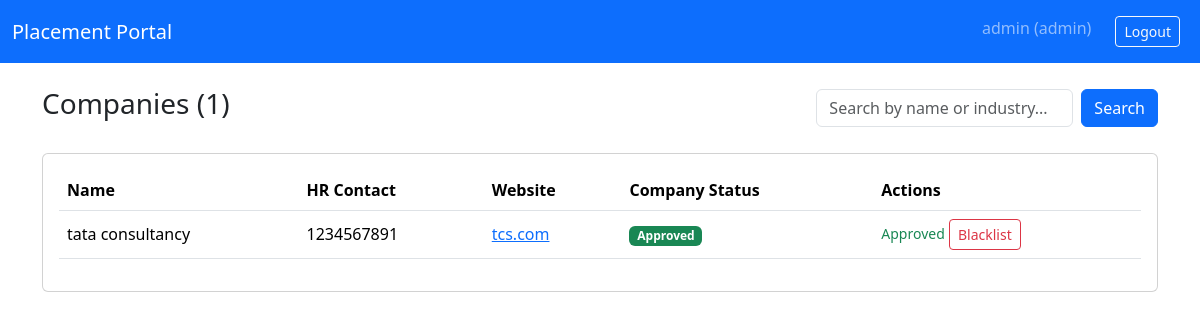
Page /admin/companies (signed in) on the earlier database version.
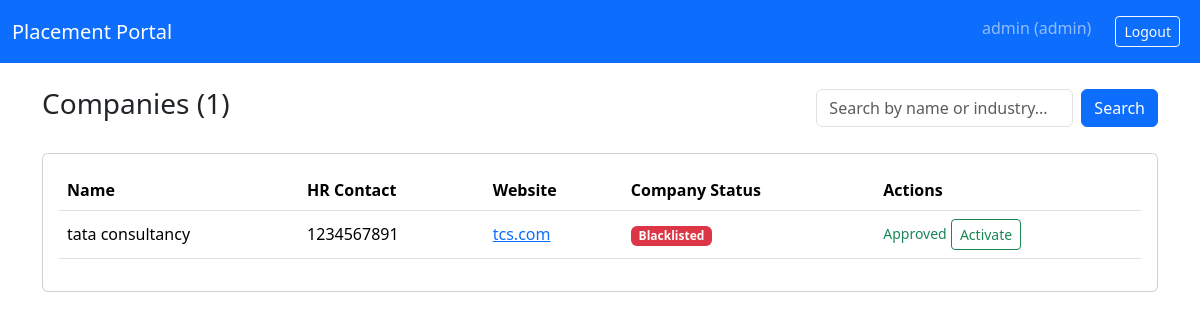
Same page on the later database version.
### models.py (models this page shows)
class Company(db.Model):
    __tablename__ = 'company'
    id = db.Column(db.Integer, primary_key=True)
    user_id = db.Column(db.Integer, db.ForeignKey('user.id', ondelete='CASCADE'), nullable=False, unique=True)
    name = db.Column(db.String(100), nullable=False)
    industry = db.Column(db.String(100))
    is_blacklisted = db.Column(db.Boolean, default=False)
    hr_contact = db.Column(db.String(100))
    website = db.Column(db.String(200))
    address = db.Column(db.Text)
    is_approved = db.Column(db.Boolean, default=False)
    created_at = db.Column(db.DateTime, default=datetime.utcnow)

### app.py (the view, shortened to what this page needs)
@app.route("/admin/companies")
@login_required
def admin_companies():
    role_required(UserRole.ADMIN)
    query = request.args.get('q', '').strip().lower()
    companies = Company.query
    companies = companies.order_by(Company.created_at.desc()).all()
    return render_template("admin/companies.html", companies=companies, search_query=query)

### app.py (called while the page is built)
@login_manager.user_loader
def load_user(user_id):
    return User.query.get(int(user_id))

def role_required(role: UserRole):
    if (not current_user.is_authenticated) or (current_user.role != role):
        abort(403)

@app.context_processor
def inject_profile_status():
    def get_profile_status(user):
        if user.role != UserRole.STUDENT:
            return "complete"
        student = user.student[0]
        if not student:
            return "incomplete"
        score = 0
        if student.full_name: score += 1
        if student.branch: score += 1
        if student.skills: score += 1
        if student.resume_path: score += 2
        if score >= 4: return "complete"
        elif score >= 2: return "partial"
        return "incomplete"
    return dict(get_profile_status=get_profile_status)

### templates/admin/companies.html (shortened to what this page needs)
{% extends "base.html" %}
{% block content %}
<div class="d-flex justify-content-between align-items-center mb-4">
  <h3>Companies ({{ companies|length }})</h3>
  <form method="get" class="d-flex">
    <input name="q" value="{{ search_query }}" placeholder="Search by name or industry..." class="form-control me-2">
    <button class="btn btn-primary">Search</button>
  </form>
</div>
<div class="card">
  <div class="card-body table-responsive">
    <table class="table table-hover align-middle">
      <thead>
      <tr>
        <th>Name</th>
        <th>HR Contact</th>
        <th>Website</th>
        <th>Company Status</th>
        <th>Actions</th>
      </tr>
      </thead>
      <tbody>
      {% for c in companies %}
        <tr>
          <td>{{ c.name }}</td>
          <td>{{ c.hr_contact or '-' }}</td>
          <td>
            {% if c.website %}
              <a href="{{ c.website }}" target="_blank">{{ c.website }}</a>
            {% else %}-{% endif %}
          </td>
          <td>
              {% if c.is_blacklisted %}
              <span class="badge bg-danger">
              Blacklisted
              {% else %}
              <span class="badge bg-{{ 'success' if c.is_approved else 'warning' }}">
              {{ 'Approved' if c.is_approved  else 'Pending' }}
              {% endif %}
            </span>
          </td>
          <td>
            {% if not c.is_approved %}
              <a class="btn btn-sm btn-outline-success" href="{{ url_for('admin_approve_company', company_id=c.id) }}">Approve</a>
              <a class="btn btn-sm btn-outline-danger" href="{{ url_for('admin_reject_company', company_id=c.id) }}">Reject</a>
               {% if not c.is_blacklisted %}
    <a href="{{ url_for('admin_blacklist_company', company_id=c.id) }}" class="btn btn-sm btn-outline-danger">Blacklist</a>
  {% else %}
    <a href="{{ url_for('admin_activate_company', company_id=c.id) }}" class="btn btn-sm btn-outline-success">Activate</a>
  {% endif %}
            {% else %}
              <span class="text-success small">Approved</span>
               {% if not c.is_blacklisted %}
    <a href="{{ url_for('admin_blacklist_company', company_id=c.id) }}" class="btn btn-sm btn-outline-danger">Blacklist</a>
  {% else %}
    <a href="{{ url_for('admin_activate_company', company_id=c.id) }}" class="btn btn-sm btn-outline-success">Activate</a>
  {% endif %}
            {% endif %}
          </td>
        </tr>
      {% endfor %}
      </tbody>
    </table>
  </div>
</div>
{% endblock %}

Differences in the rows shown:
changed Company "tata consultancy": is_approved "Approved" → (not shown); is_blacklisted "Blacklist" → "Blacklisted Activate"
